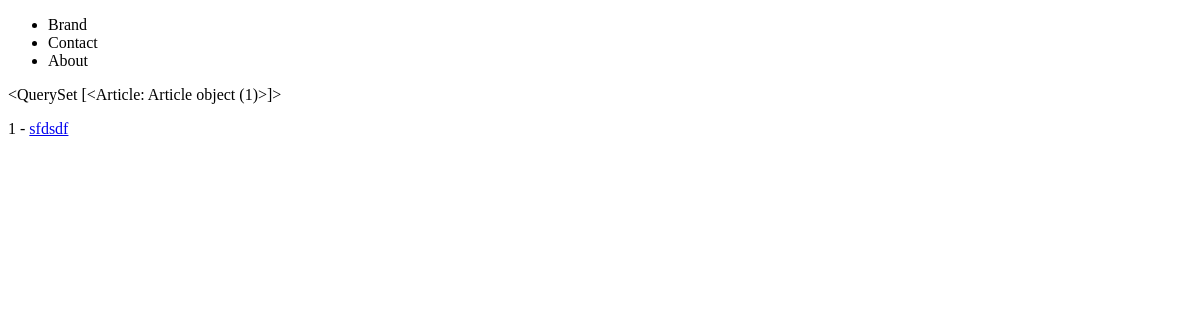
/blog/, run on an earlier commit of the app's database.
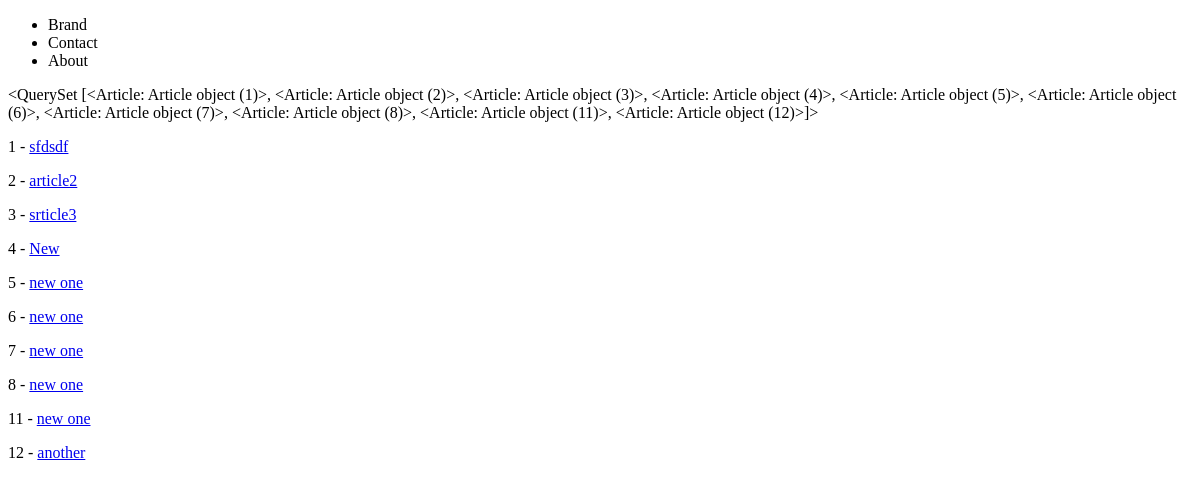
And on a later commit of the database.
### blog/models.py (models this page shows)
class Article(models.Model):
    title         = models.CharField(max_length=120)
    content       = models.TextField(null=True)
    active        = models.BooleanField(default=True)
    def get_absolute_url(self):
        return reverse("articles:article-details", kwargs={"id": self.id})   #f"/products/{self.id}/"

### blog/views.py (the view)
# urls.py: path('', ArticleListView.as_view(), name='article-list'),
class ArticleListView(ListView):
    template_name = 'articles/article_list.html'
    queryset = Article.objects.all()

### blog/templates/articles/article_list.html
{% extends 'base.html' %}
{% block content %}
{{ object_list }}
{% for instance in object_list %}
    <p>{{ instance.id }} - <a href='{{ instance.get_absolute_url }}'>{{ instance.title }}</a></p>
{% endfor %}
{% endblock %}

### templates/base.html (shortened to what this page needs)
<!DOCTYPE html>
<html>
<head>
</head>
<body>
    {% include 'nav.html' %}
    {% block content %}{% endblock %}
    </body>
</html>

### templates/nav.html
<nav>
    <ul>
        <li>Brand</li>
        <li>Contact</li>
        <li>About</li>
    </ul>
</nav>

What changed in the data, as far as the page shows it:
computed for Article "sfdsdf": id "<QuerySet [<Article: Article object (1)>]>" → "<QuerySet [<Article: Article object (1)>, <Article: Article object (2)>, <Article: Article object (3)>, <Article: Article object (4)>, <Article: Article object (5)>, <Article: Article object (6)>, <Article: Article object (7)>, <Article: Article object (8)>, <Article: Article object (11)>, <Article: Article object (12)>]>"
added Article: id "2", title "article2"
added Article: id "3", title "srticle3"
added Article: id "4", title "New"
added Article: id "5", title "new one"
added Article: id "6", title "new one"
added Article: id "7", title "new one"
added Article: id "8", title "new one"
added Article: id "11", title "new one"
added Article: id "12", title "another"
